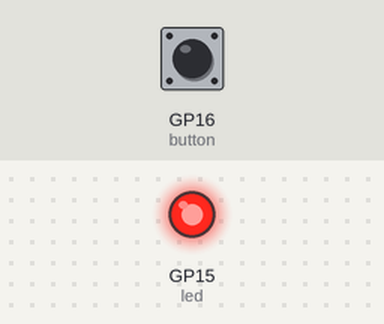
This program was run on a simulated Raspberry Pi Pico running MicroPython. Shown: output pins drawn as LEDs (lit = HIGH). Wiring (from the project's diagram.json): red LED on GP15, green button on GP16. Inputs (shaded band) come from the test bench; at power-on: GP16 (button) LOW. Random numbers come from a fixed seed.

Above: at 0.2 s.
At 5.8 s:
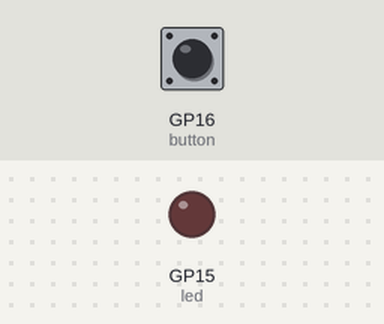
Timing chart, 0 to 7.3 s (numbered marks = the images above):
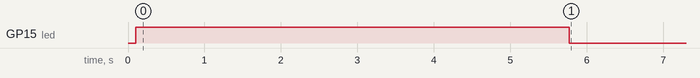

Measured:
- by itself, GP15 (led): LOW → HIGH at 0.10 s, → LOW 5.7 s later

The program:

main.py
```python
from machine import Pin
import utime
import urandom

utime.sleep(0.1)

#Kun pull_down = 1 ja normaalitilassa = 0
button = Pin(16, Pin.IN, Pin.PULL_DOWN)
led = Pin(15, Pin.OUT)

#Global variables
timer_start = 0

# Inteerrupt handler
def button_handler(pin):
    button.irq(handler=None)
    reaction_time = utime.ticks_diff(utime.ticks_ms(), timer_start)
    #utime gives the info how many milliseconds has passed from the start of the timer.
    print("Your reaction time was "+ str(reaction_time) + "milliseconds.")

# Signal user to get ready
led.value(1)
utime.sleep(urandom.uniform(5,10))
#Turn off LED - signal to press the button
led.value(0)
timer_start = utime.ticks_ms() #Starts counting milliseconds after the led turns off

# Enable interrupt
button.irq(trigger = Pin.IRQ_RISING, handler= button_handler)
#1) button: mikä keskeyttää
#2) .irq: keskeytyskomento
#3) trigger = machine.Pin.IRQ_RISING :milloin triggeri keskeyttää
#4) , handler = button_handler :mihin mennään keskeytymisen jälkeen
```
